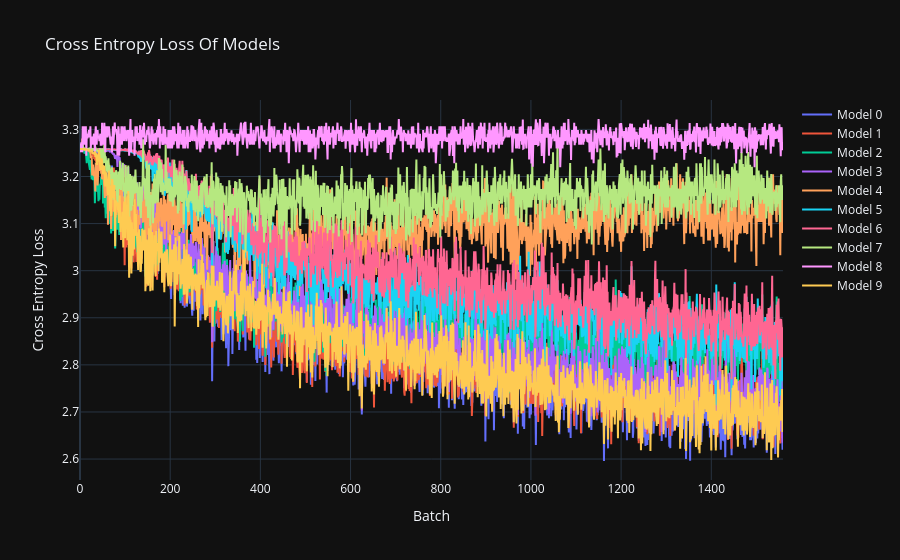

Notebook code cell kept with this figure:
### Code cell
visualise_losses()

### Figure 1 — Plotly figure (JSON) as saved in the notebook; plotly's stock layout.template omitted (floating-point values rounded to 4 significant figures; data arrays with more than 128 entries replaced by an {"elided": "..."} marker saying what was removed)
{"data": [{"mode": "lines", "name": "Model 0", "type": "scatter", "x": {"elided": "1560 int values"}, "y": {"elided": "1560 float values"}}, {"mode": "lines", "name": "Model 1", "type": "scatter", "x": {"elided": "1560 int values"}, "y": {"elided": "1560 float values"}}, {"mode": "lines", "name": "Model 2", "type": "scatter", "x": {"elided": "1560 int values"}, "y": {"elided": "1560 float values"}}, {"mode": "lines", "name": "Model 3", "type": "scatter", "x": {"elided": "1560 int values"}, "y": {"elided": "1560 float values"}}, {"mode": "lines", "name": "Model 4", "type": "scatter", "x": {"elided": "1560 int values"}, "y": {"elided": "1560 float values"}}, {"mode": "lines", "name": "Model 5", "type": "scatter", "x": {"elided": "1560 int values"}, "y": {"elided": "1560 float values"}}, {"mode": "lines", "name": "Model 6", "type": "scatter", "x": {"elided": "1560 int values"}, "y": {"elided": "1560 float values"}}, {"mode": "lines", "name": "Model 7", "type": "scatter", "x": {"elided": "1560 int values"}, "y": {"elided": "1560 float values"}}, {"mode": "lines", "name": "Model 8", "type": "scatter", "x": {"elided": "1560 int values"}, "y": {"elided": "1560 float values"}}, {"mode": "lines", "name": "Model 9", "type": "scatter", "x": {"elided": "1560 int values"}, "y": {"elided": "1560 float values"}}], "layout": {"title": {"text": "Cross Entropy Loss Of Models"}, "xaxis": {"title": {"text": "Batch"}}, "yaxis": {"title": {"text": "Cross Entropy Loss"}}}}
